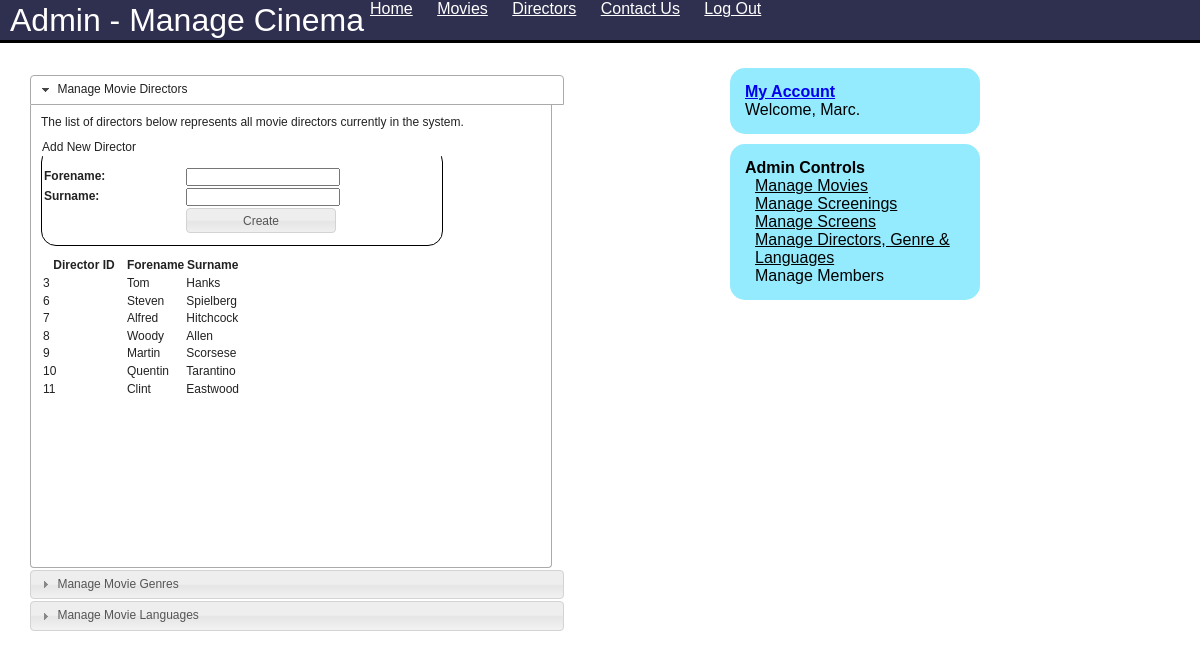
The page /managemisc.php (signed in) on the database its author committed.
### tables this page shows
CREATE TABLE IF NOT EXISTS `directors` (
  `DirectorID` int(11) NOT NULL AUTO_INCREMENT,
  `Forename` varchar(255) NOT NULL,
  `Surname` varchar(255) NOT NULL,
  PRIMARY KEY (`DirectorID`)
);

### Classes/Authenticate.php (called while the page is built, shortened)
<?php
	require_once('App.php');
	require_once('Member.php');
	class Authenticate {
		private $member;
		private $isAuthenticated;
		public function getAuthMember() {
			return $this->member;
		}
		public function isAuth() {
			return $this->isAuthenticated;
		}
	}
?>

### App.php (called while the page is built, shortened)
<?php
	require_once('Classes/DB.php');
	require_once('Classes/Authenticate.php');
	require_once('Classes/Page.php');
	class App {
		public static $auth = false;
		public static function getDB() {
			return DB::getInstance();
		}
		public static function getAuthMember() {
			if(self::checkAuth())
				return self::$auth->getAuthMember();
			else
				return null;
		}
		public static function checkAuth() {
			if(isset($_SESSION['loggedIn']) && !is_object(self::$auth)) {
				self::$auth = unserialize($_SESSION['loggedIn']);
			}
			if(!is_object(self::$auth)) {
				return false;
			} else {
				if(self::$auth->isAuth())
					return true;
				return false;
			}
		}
	}
?>

### Classes/DB.php (called while the page is built, shortened)
<?php
	class DB {
		private $conn;
		private static $obj;
		private $DB_HOST = 'localhost';
		private $DB_PASS = '';
		private $DB_USER = 'root';
		public function __construct() {
			$this->conn = mysql_connect($this->DB_HOST, $this->DB_USER, $this->DB_PASS) or die(mysql_error());
		}
		public static function getInstance() {
			if (self::$obj == null)
				self::$obj = new DB;
			return self::$obj;
		}
		public function getArrayFromDB($Sql){
			try{
				unset($toReturn);
				if ($this->conn != null) {
						$results = mysql_query($Sql) or die(mysql_error());
						$toReturn = array();
						while ($row = mysql_fetch_assoc($results)) {
							array_push($toReturn,$row);
						}
					} else {
						throw new Exception('No DB Connection');
					}
					return $toReturn;
			} catch (Exception $e) {
			}
		}
		public function getDataRow($sql){
			try{
				$result = mysql_query($sql) or die(mysql_error());
				return mysql_fetch_array($result);
			}catch (Exeception $e){
			}
		}
	}
?>

### Classes/Director.php (called while the page is built, shortened)
<?php
require_once('App.php');
class Director {
	function __construct($forename = "", $surname = "") {
		$this->conn = App::getDB();
	}
	public function populateId($directorId){
		$sql = "SELECT * FROM directors WHERE DirectorID = '".mysql_real_escape_string($directorId)."'";
		$row = $this->conn->getDataRow($sql);
	}
	public function getRow($row){
		$this->forename = $row['Forename'];
		$this->surname = $row['Surname'];
	}
}
?>

### Classes/Member.php (called while the page is built, shortened)
<?php
require_once('App.php');
class Member {
	private $memberId;
	public function getMemberId() {
		return $this->memberId;
	}
}
?>

### managemisc.php (the view, shortened to what this page needs)
<?php
	require_once('App.php');
	require_once('Classes/Director.php');
	$pge = new Page("Admin - Manage Cinema");
	$pge->getHeader();
?>
<?php
	$direcotrsArr = App::getDB()->getArrayFromDB("SELECT DirectorID FROM Directors");
	foreach($direcotrsArr as $arr) {
		$director = new Director(null,null);
		$director->populateId($arr['DirectorID']);
		$directorHtml .= "<tr id=\"".$arr['DirectorID']."\">" . PHP_EOL;
		$directorHtml .= "	<td>".$arr['DirectorID']."</td>" . PHP_EOL;
		$directorHtml .= "	<td>".$director->forename."</td>" . PHP_EOL;
		$directorHtml .= "	<td>".$director->surname."</td>" . PHP_EOL;
		$directorHtml .= "</tr>" . PHP_EOL;
	}
?>
<div id="accordion">
	<h3>Manage Movie Directors</h3>
	<div>
		<p>The list of directors below represents all movie directors currently in the system.</p>
		<fieldset>
			<legend>Add New Director</legend>
			<form id="createScreenFrm"  method="post" action="?do=createDirector">
				<table style="width:300px;">
					<tr>
						<td><label for="forename">Forename:</label></td>
						<td><input id="forename" name="forename"  type="text" value="<?=$_POST['forename'] ?>"  title="Enter the director's forename" /></td>
					</tr>
					<tr>
						<td><label for="surname">Surname:</label></td>
						<td><input id="surname" name="surname"  type="text" value="<?=$_POST['surname'] ?>"  title="Enter the number of columns in the cinema" /></td>
					</tr>
					<tr><td></td><td><input type="submit" id="submitBtn" value="Create" /></td></tr>
				</table>
			</form>
		</fieldset>
		<table id="screenList" style="width:200px;">
			<thead>
				<tr>
					<th>Director ID</th>
					<th>Forename</th>
					<th>Surname</th>
				</tr>
			</thead>
			<tbody>
				<?=$directorHtml;?>
			</tbody>
		</table>
	</div>
	<h3>Manage Movie Genres</h3>
	<h3>Manage Movie Languages</h3>
	</div>
<?php
	$pge->getFooter();
?>

### Classes/Page.php (shortened to what this page needs)
<?php
	class Page {
		public $title;
		public function __construct($title) {
			$this->title = $title;
		}
		public function getHeader() {
			$output = '<!DOCTYPE html>' . PHP_EOL;
			$output .= '<html>' . PHP_EOL;
			$output .= '	<head>' . PHP_EOL;
			$output .= '		<meta http-equiv="Content-Type" content="text/html; charset=utf-8" />' . PHP_EOL;
			$output .= '		<title>' . $this->title . '</title>' . PHP_EOL;
			$output .= '		<link href="style.css" rel="stylesheet" type="text/css" />' . PHP_EOL;
			$output .= '		<link type="text/css" href="css/ui-lightness/jquery-ui-1.10.2.custom.css" rel="Stylesheet" />' . PHP_EOL;
			$output .= '		<script type="text/javascript" src="js/jquery-1.9.1.js"></script>' . PHP_EOL;
			$output .= '		<script type="text/javascript" src="js/jquery.cookie.js"></script>' . PHP_EOL;
			$output .= '		<script type="text/javascript" src="js/jquery-ui-1.10.2.custom.js"></script>' . PHP_EOL;
			$output .= '		<script type="text/javascript" src="js/jquery.dataTables.js"></script>' . PHP_EOL;
			$output .= '	</head>' . PHP_EOL;
			$output .= '	<body>' .PHP_EOL;
			$output .= '			<div id="wrap">' . PHP_EOL;
			$output .= 			$this->header();
			$output .= '				<div id="contentContainer">' . PHP_EOL;
			$output .= '					<div id="contents">' . PHP_EOL;
			echo $output;
		}
		private function header() {
			$output = '' . PHP_EOL;
			$output .= '	<div id="head">' . PHP_EOL;
			$output .= '		<div id="headLeft"><h1>' . $this->title. '</h1></div>' .PHP_EOL;
			$output .= '		<div id="headRight">' . PHP_EOL;
			$output .= '			<ul>' . PHP_EOL;
			$output .= '				<li '.$homeActive.'><a href="index.php">Home</a></li>' . PHP_EOL;
			$output .= '				<li '.$moviesActive.'><a href="charts.php">Movies</a></li>' . PHP_EOL;
			$output .= '				<li '.$directorsActive.'><a href="product.php">Directors</a></li>' . PHP_EOL;
			$output .= '				<li '.$contactUsActive.'><a href="artist.php">Contact Us</a></li>' . PHP_EOL;
			if(App::checkAuth()) {
				$output .= '				<li '.$accountActive.'><a href="App.php?do=logout">Log Out</a></li>' . PHP_EOL;
			} else {
				$output .= '				<li '.$accountActive.'><a href="login.php">Login</a></li>' . PHP_EOL;
				$output .= '				<li '.$accountActive.'><a href="register.php">Register</a></li>' . PHP_EOL;
			}
			$output .= '			</ul>' . PHP_EOL;
			$output .= '		</div>' . PHP_EOL;
			$output .= ' 		<div class="clear"></div>';
			$output .= '	</div>' . PHP_EOL;
			return $output;
		}
		private function footerContent() {
			$output = '' . PHP_EOL;
			return $output;
		}
		public function getSidebarWidgets() {
			$output = '';
			$member = App::getAuthMember();
			if(App::checkAuth()) {
				$output .= '<div class="widget">'.PHP_EOL;
				$output .= '<h4><a href="manageaccount.php?memberId='.$member->getMemberId().'">My Account</a></h4>'.PHP_EOL;
				$output .= '<p>Welcome, '.$member->forename.'.</p>'.PHP_EOL;
				$output .= '</div>'.PHP_EOL;
			} else if($this->title != "Login") {
				$output .= '<div class="widget">'.PHP_EOL;
				$output .= '<h4>Login</h4>'.PHP_EOL;
				$output .= '
										<script>
											   $(function() {
												var tooltips = $( "[title]" ).tooltip();
											  });
											  $(function() {
													$("input#submitBtn").button();
												});
										</script>
				<form id="registerForm"  method="post" action="login.php?do=login">
					<table style="width:300px;">
						<tr>
							<td><label for="email">Email Address:</label><br/><input id="email" name="email"  type="text" value="'.$_POST['email'].'"  title="Please use the one you signed up with" /></td>
						</tr>
						<tr>
							<td><label for="password1">Password:</label><br/><input id="password" name="password" type="password" title="" value="'.$_POST['password'].'" /></td>
						</tr>
						<tr><td><input type="submit" id="submitBtn" value="Log In" /></td></tr>
					</table>
				</form>'.PHP_EOL;
				$output .= '</div>'.PHP_EOL;
			}
			if($member->isAdmin) {
				$output .= '<div class="widget">'.PHP_EOL;
				$output .= '<h4>Admin Controls</h4>'.PHP_EOL;
				$output .= '<ul>'.PHP_EOL;
					$output .= '<li><a href="managemovies.php">Manage Movies</a></li>'.PHP_EOL;
					$output .= '<li><a href="managescreenings.php">Manage Screenings</a></li>'.PHP_EOL;
					$output .= '<li><a href="managescreens.php">Manage Screens</a></li>'.PHP_EOL;
					$output .= '<li><a href="managemisc.php">Manage Directors, Genre &amp; Languages</a></li>'.PHP_EOL;
					$output .= '<li>Manage Members</li>'.PHP_EOL;
				$output .= '</ul>'.PHP_EOL;
				$output .= '</div>'.PHP_EOL;
			}
			return $output;
		}
		public function getFooter() {
			$output = '' .PHP_EOL;
			$output .= '					</div>'.PHP_EOL;
			$output .= '					<div id="sidebar">'.PHP_EOL;
			$output .= 	$this->getSidebarWidgets();
			$output .= '					</div>'.PHP_EOL;
			$output .= '					<div class="clear"></div>'.PHP_EOL;
			$output .= '				</div>'.PHP_EOL;
			$output .= '				<div id="pagebottom"></div>	'.PHP_EOL;
		$output .= '					<div id="footer">'.PHP_EOL;
		$output .= 					$this->footerContent();
		$output .= '					</div>'.PHP_EOL;
			$output .= '			</div>'.PHP_EOL;
			$output .= '		</body>'.PHP_EOL;
			$output .= '	</html>'.PHP_EOL;
			echo $output;
		}
	}
?>

### style.css (style rules this page uses)
* { font-family: Arial; width:100%; margin:0; padding:0; }
#head { background-color: #2F2F4F; height:40px; width:100%; border-bottom: 3px solid #000; }
#headLeft { width:30%; float:left; }
#headRight { width:70%; float:right; }
h1 { color: #fff; font-weight: 100; padding:2px 0 0 10px; }
p { font-size: 1em; }
#headRight ul { list-style: none; display: block; }
#headRight ul li { display:inline; }
#headRight ul li a { display: inline block; color: #fff; margin:10px; }
#contentContainer { width:950px; }
#contents { width:690px; padding:20px; float:left; }
#sidebar { width:220px; float:right; padding:15px 0 0 0; }
#sidebar div.widget { width:100%; -moz-border-radius: 15px; border-radius: 15px; background-color:#94ebfe; padding:15px; margin:10px 0 0 0; }
input { width:150px; }
table { margin:10px 0 10px 0; }
label { font-weight:bold; font-size:12px; }
.ui-button { font-size:12px!important; }
#sidebar .widget ul li { list-style:none; margin-left:10px; }
#sidebar .widget ul li a { color:#000; text-decoration:underline; }
fieldset { border:1px solid #000; -moz-border-radius: 15px; border-radius: 15px; margin:10px 0 0 0; width:400px; }
div#accordion, .ui-accordion-content { font-size: 12px; width:500px; padding:10px!important; }

### rows shown on the page
directors: DirectorID "3", Forename "Tom", Surname "Hanks"
directors: DirectorID "6", Forename "Steven", Surname "Spielberg"
directors: DirectorID "7", Forename "Alfred", Surname "Hitchcock"
directors: DirectorID "8", Forename "Woody", Surname "Allen"
directors: DirectorID "9", Forename "Martin", Surname "Scorsese"
directors: DirectorID "10", Forename "Quentin", Surname "Tarantino"
directors: DirectorID "11", Forename "Clint", Surname "Eastwood"

### other values the page prints
$this->title "Admin - Manage Cinema"
$member->forename "Marc"
